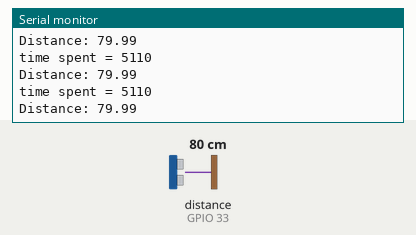
A sketch run on a simulated ESP32. On the bench: the last lines printed to the serial monitor. Wiring (inferred from the names in the program): ultrasonic range finder: trigger GPIO 25; echo GPIO 33. The test bench sets the inputs (shaded band); at power-on: distance to the obstacle (sensor on GPIO 33) 80 cm. The echo pulse lasts 58.3 µs per cm.

Above: at 1.2 s.
1.3 s: distance to the obstacle (sensor on GPIO 33) set to 2 cm
At 1.38 s:
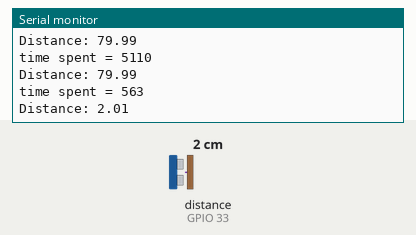
2.8 s: distance to the obstacle (sensor on GPIO 33) set to 4 cm
At 2.89 s:
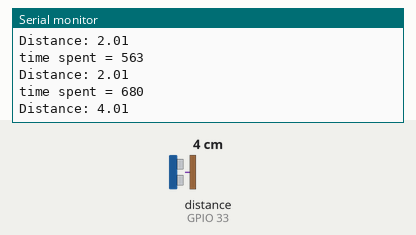
Timing chart, 0 to 5.8 s (numbered marks = the images above; inputs shaded):
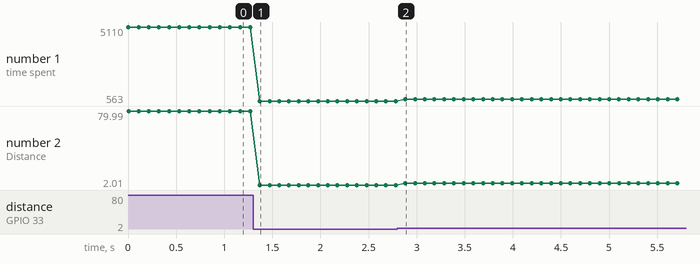

The sketch:

ultrasound_test_v1.ino
```cpp
/*
 * HC-SR04 example sketch
 *
 * https://create.arduino.cc/projecthub/Isaac100/getting-started-with-the-hc-sr04-ultrasonic-sensor-036380
 *
 * by Isaac100
 */

const int trigPin = 25; // 9;
const int echoPin = 33; //10;

unsigned long start_time = 0;
unsigned long end_time = 0;
unsigned long time_spent = 0;

float duration, distance;

void setup() {
  pinMode(trigPin, OUTPUT);
  pinMode(echoPin, INPUT);
  Serial.begin(9600);
}

void loop() {
  digitalWrite(trigPin, LOW);
  delayMicroseconds(2);
  digitalWrite(trigPin, HIGH);
  delayMicroseconds(10);
  digitalWrite(trigPin, LOW);
  start_time = micros();
  duration = pulseIn(echoPin, HIGH); //code blocks here until gets response (or times out, max 1 second)
                                     //can set different timout like this: duration = pulseIn(echoPin, HIGH, 30000);  // Timeout in 30ms
  end_time = micros();
  time_spent = end_time - start_time;
  Serial.print("time spent = ");
  Serial.println(time_spent);

  distance = (duration*.0343)/2;
  Serial.print("Distance: ");
  Serial.println(distance);
  delay(100);
}


////Alternative: Non-Blocking Method (Avoid pulseIn())
////
////Instead of using pulseIn(), you can use interrupts for better performance:
//
//volatile long startTime, endTime;
//volatile bool received = false;
//
//void echoISR() {
//  if (digitalRead(echoPin) == HIGH) {
//    startTime = micros();
//  } else {
//    endTime = micros();
//    received = true;
//  }
//}
//
//void setup() {
//  pinMode(trigPin, OUTPUT);
//  pinMode(echoPin, INPUT);
//  attachInterrupt(digitalPinToInterrupt(echoPin), echoISR, CHANGE);
//  Serial.begin(9600);
//}
//
//void loop() {
//  digitalWrite(trigPin, LOW);
//  delayMicroseconds(2);
//  digitalWrite(trigPin, HIGH);
//  delayMicroseconds(10);
//  digitalWrite(trigPin, LOW);
//
//  if (received) {
//    long duration = endTime - startTime;
//    float distance = (duration * 0.0343) / 2;
//    Serial.print("Distance: ");
//    Serial.println(distance);
//    received = false;
//  }
//
//  delay(100);
//}
//
////✅ Pros of this method:
////
////    Does not block the loop, so other parts of the robot continue running.
////    Uses hardware interrupts, making it more efficient.


////BETTER METHOD
////✅ Improved Non-Blocking Ultrasonic Sensor Code
//
//#include <Arduino.h>
//
//const int trigPin = 9;
//const int echoPin = 10;
//
//volatile long startTime = 0;
//volatile long endTime = 0;
//volatile bool received = false;
//
//void echoISR() {
//  if (digitalRead(echoPin) == HIGH) {
//    startTime = micros();  // Start counting when echo pin goes HIGH
//  } else {
//    endTime = micros();    // Stop counting when echo pin goes LOW
//    received = true;       // Signal that a measurement was received
//  }
//}
//
//void setup() {
//  pinMode(trigPin, OUTPUT);
//  pinMode(echoPin, INPUT);
//  attachInterrupt(digitalPinToInterrupt(echoPin), echoISR, CHANGE); // Attach interrupt to echoPin
//  Serial.begin(9600);
//}
//
//void loop() {
//  static unsigned long lastTriggerTime = 0;
//  const unsigned long triggerInterval = 60;  // Minimum recommended interval between measurements (in ms)
//
//  if (millis() - lastTriggerTime >= triggerInterval) {
//    lastTriggerTime = millis();  // Update last trigger time
//
//    // Send a 10µs pulse to trigger the sensor
//    digitalWrite(trigPin, LOW);
//    delayMicroseconds(2);
//    digitalWrite(trigPin, HIGH);
//    delayMicroseconds(10);
//    digitalWrite(trigPin, LOW);
//  }
//
//  if (received) {
//    noInterrupts();  // Temporarily disable interrupts to read shared variables safely
//    long duration = endTime - startTime;
//    received = false;  // Reset flag
//    interrupts();  // Re-enable interrupts
//
//    // Convert duration to distance in cm
//    float distance = (duration * 0.0343) / 2;
//    Serial.print("Distance: ");
//    Serial.println(distance);
//  }
//}


////best top level
//const int trigPin = 9;
//const int echoPin = 10;
//
//volatile long startTime = 0;
//volatile long endTime = 0;
//volatile bool received = false;
//float distance = 0;
//
//void echoISR() {
//  if (digitalRead(echoPin) == HIGH) {
//    startTime = micros();  // Start timing when echo pin goes HIGH
//  } else {
//    endTime = micros();    // Stop timing when echo pin goes LOW
//    received = true;       // Flag to indicate a new measurement
//  }
//}
//
//void setup() {
//  pinMode(trigPin, OUTPUT);
//  pinMode(echoPin, INPUT);
//  attachInterrupt(digitalPinToInterrupt(echoPin), echoISR, CHANGE);
//  Serial.begin(115200);
//}
//
//void loop() {
//  static unsigned long lastTriggerTime = 0;
//  const unsigned long triggerInterval = 50;  // Trigger every 50ms (20Hz)
//
//  // Trigger the sensor at a fixed rate
//  if (millis() - lastTriggerTime >= triggerInterval) {
//    lastTriggerTime = millis();
//
//    // Send a 10µs pulse to start measurement
//    digitalWrite(trigPin, LOW);
//    delayMicroseconds(2);
//    digitalWrite(trigPin, HIGH);
//    delayMicroseconds(10);
//    digitalWrite(trigPin, LOW);
//  }
//
//  // Process the received measurement
//  if (received) {
//    noInterrupts();  // Prevent interrupt conflicts
//    long duration = endTime - startTime;
//    received = false;
//    interrupts();  // Re-enable interrupts
//
//    distance = (duration * 0.0343) / 2;  // Convert time to distance in cm
//
//    Serial.print("Distance: ");
//    Serial.print(distance);
//    Serial.println(" cm");
//  }
//}
```

Measured:
- after the input at 1.3 s, the serial monitor: prints a new line after 0.07 s (image 1)
- after the input at 2.8 s, the serial monitor: prints a new line after 0.08 s (image 2)
- plotted number 1: 5110 → 563 after the input at 1.3 s, 563 → 680 after the input at 2.8 s
- plotted number 2: 79.99 → 2.01 after the input at 1.3 s, 2.01 → 4.01 after the input at 2.8 s
